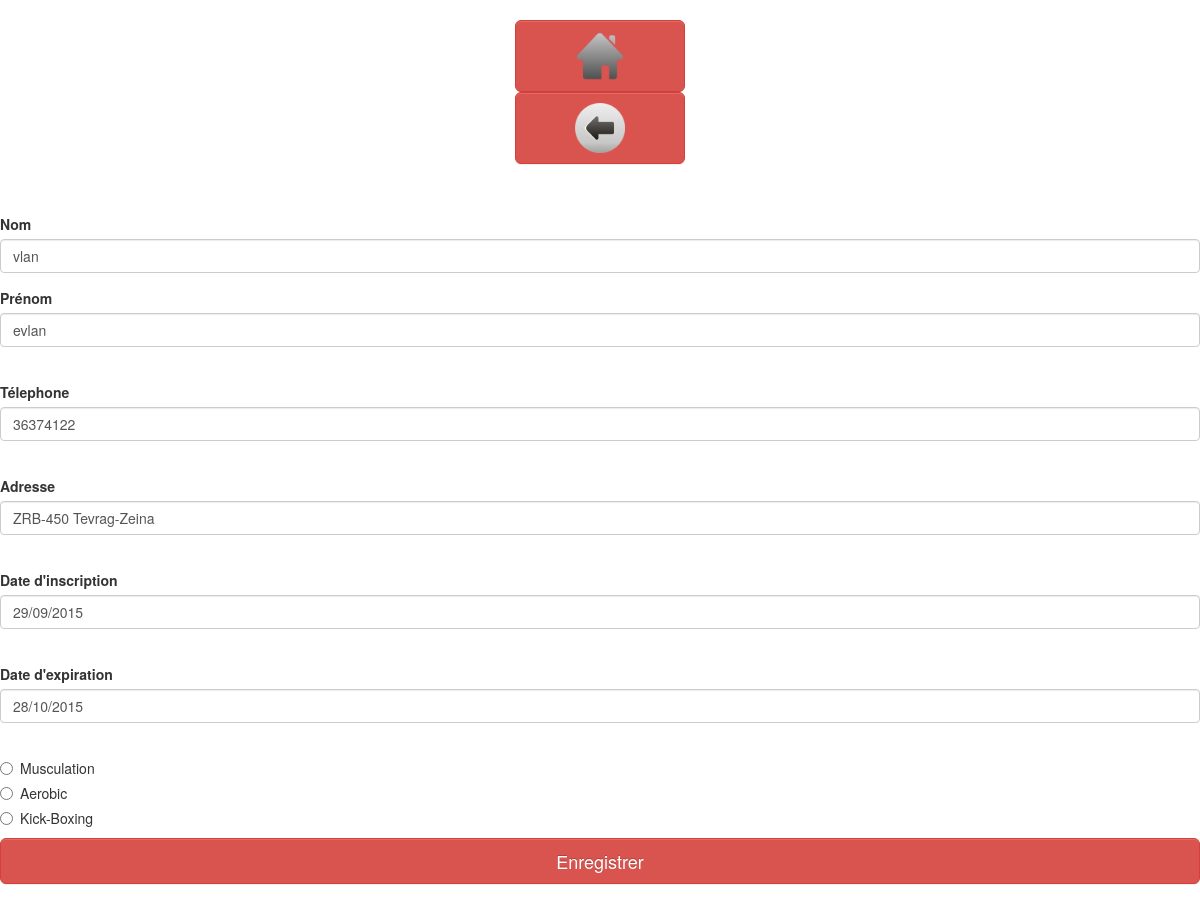
The app's page /GYM/app/update.php?id=1 (signed in) with its own data.
### tables this page shows
CREATE TABLE IF NOT EXISTS `client` (
  `idclient` int(11) NOT NULL AUTO_INCREMENT,
  `nom` varchar(45) DEFAULT NULL,
  `prenom` varchar(45) DEFAULT NULL,
  `phone` varchar(45) DEFAULT NULL,
  `adresse` varchar(45) DEFAULT NULL,
  `date_inscription` date DEFAULT NULL,
  `date_expiration` date DEFAULT NULL,
  `service` varchar(45) DEFAULT NULL,
  PRIMARY KEY (`idclient`),
  KEY `service_idx` (`service`)
);

### GYM/app/update.php (the view, shortened to what this page needs)
<html lang="fr">
    <head>
        <link href="../bootstrap/css/bootstrap-theme.css" rel="stylesheet" type="text/css"/>
        <link href="../bootstrap/css/bootstrap.css" rel="stylesheet" type="text/css"/>
        <link href="../css/jquery-ui.css" rel="stylesheet" type="text/css"/>
        <link href="../css/jquery-ui-themes-smoothness.css" rel="stylesheet" type="text/css"/>
    </head>
    <body>
        <?php
        if (isset($_SESSION['login']) && isset($_SESSION['password'])) {
            ?>
            <div class="row col-md-2 col-md-offset-5" style="clear: both; margin-bottom: 50px;margin-top: 20px;">
                <a href="../home.php">
                    <button type="submit" class="btn btn-danger  btn-lg btn-block" value="Envoyer">
                        <img src=../img/home.png width="50">
                    </button>
                </a>
                <a href="afficher.php?sorting=DESC&field=idclient">
                    <button type="submit" class="btn btn-danger  btn-lg btn-block" value="Envoyer">
                        <img src=../img/back.png width="50">
                    </button>
                </a>
            </div>
            <?php
            $id = $_GET['id'];
            $sql = "SELECT idclient,nom,prenom,phone,adresse,date_inscription,date_expiration,service FROM gym.client WHERE idclient=" . $id . "";
            $result = mysql_query($sql) or die(mysql_error());
            $row = mysql_fetch_row($result);
            $nom = $row[1];
            $prenom = $row[2];
            $phone = $row[3];
            $adresse = $row[4];
            $dateins = DateTime::createFromFormat('Y-m-d', $row[5]);
            $dateexp = DateTime::createFromFormat('Y-m-d', $row[6]);
            $dateI = $dateins->format('d/m/Y');
            $dateE = $dateexp->format('d/m/Y');
            $service = $row[7];
            ?>
            <div style="clear: both;" >
                <form enctype="multipart/form-data" action="update_result.php?id= <?php echo $id ?> " method="post">
                    <div class="form-group">
                        <label for="example">Nom</label>
                        <input type="text" class="form-control" name="nom"  <?php echo 'value="' . $nom . '"'; ?>  id="nom" placeholder="Entrer le nom"/>
                    </div>
                    <div class="form-group">
                        <label for="example">Prénom</label>
                        <input type="text" name="prenom" class="form-control"   <?php echo 'value="' . $prenom . '"'; ?> id="prenom"  placeholder="Entrer le prénom"><br/>
                    </div>
                    <div class="form-group">
                        <label for="example">Télephone</label>
                        <input type="text" name="phone" id="phone"  <?php echo 'value="' . $phone . '"'; ?>  class="form-control" placeholder="Entrer le numero de Téléphone"><br/>
                    </div>
                    <div class="form-group">
                        <label for="exampleInput">Adresse</label>
                        <input type="text" name="adresse" class="form-control" <?php echo 'value="' . $adresse . '"'; ?>   id="adresse"  placeholder="Entrer l'adresse"><br/>
                    </div>
                    <div class="form-group">
                        <label for="example">Date d'inscription</label>
                        <input type="text" name="date"  id="date" <?php echo 'value="' . $dateI . '"'; ?>  class="form-control datepicker" placeholder="Entrer la date d'inscription"><br/>
                    </div><div class="form-group">
                        <label for="example">Date d'expiration</label>
                        <input type="text" name="dateexp"  id="dateexp" <?php echo 'value="' . $dateE . '"'; ?>  class="form-control datepicker" placeholder="Entrer la date d'expiration"><br/>
                    </div>
                    <div class="radio">
                        <label>
                            <input type="radio" name="categorie" id="musculation" value="musculation" <?php
                            if ($service == 'musculation') {
                                echo 'checked';
                            } else {
                                echo 'false';
                            }
                            ?> >
                            Musculation
                        </label>
                    </div>
                    <div class="radio">
                        <label>
                            <input type="radio" name="categorie" value="aerobic" id="aerobic" <?php
                            if ($service == 'aerobic') {
                                echo 'checked';
                            } else {
                                echo 'false';
                            }
                            ?> >
                            Aerobic
                        </label>
                    </div>
                    <div class="radio">
                        <label>
                            <input type="radio" name="categorie" value="kick" id="kick" <?php
                            if ($service == 'kick') {
                                echo 'checked';
                            } else {
                                echo 'false';
                            }
                            ?>>
                            Kick-Boxing
                        </label>
                    </div>
                    <button type="submit" class="btn btn-danger  btn-lg btn-block" value="Envoyer">Enregistrer</button>
                </form>
            </div>
            <?php
        } else {
            header("Location:../index.php");
            exit();
        }
        ?>
    </body>
</html>

### records on screen
client: nom "vlan", prenom "evlan", phone "36374122", adresse "ZRB-450 Tevrag-Zeina", date "29/09/2015", dateexp "28/10/2015", service "☐ Musculation", service "☐ Aerobic", service "☐ Kick-Boxing"
